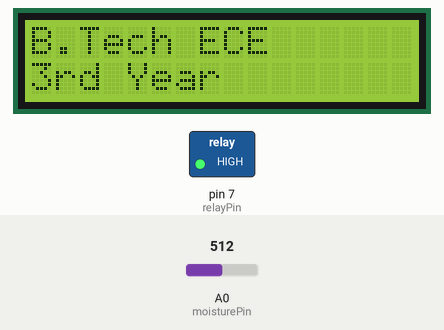
Simulated run of this sketch. Board: Arduino Uno, built with avr-gcc and run on an emulated ATmega328P. Shown: 16×2 character LCD, switched loads named in the sketch (green lamp = pin HIGH). The test bench sets the inputs (shaded band); at power-on: A0 (moisturePin) = 512.

Above: at 2.7 s.
At 6.3 s:
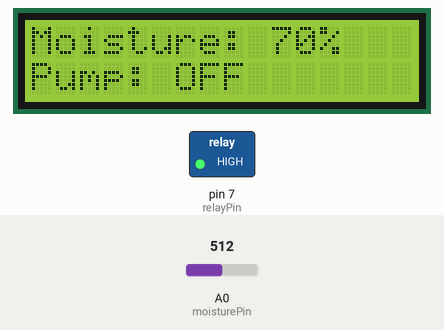
6.4 s: A0 (moisturePin) set to 796
At 8.0 s:
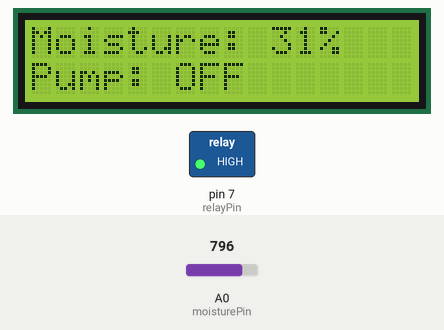
8.3 s: A0 (moisturePin) set to 825
At 9.0 s:
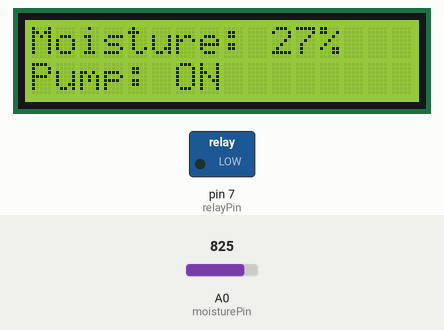
9.9 s: A0 (moisturePin) set to 511
At 11.1 s:
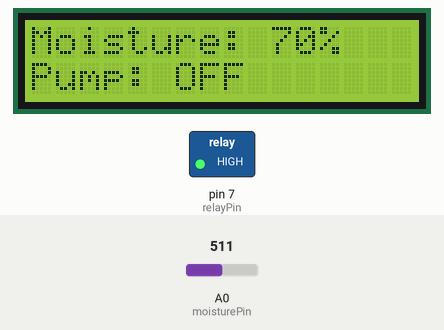
Timing chart, 0 to 12.9 s (numbered marks = the images above; inputs shaded):
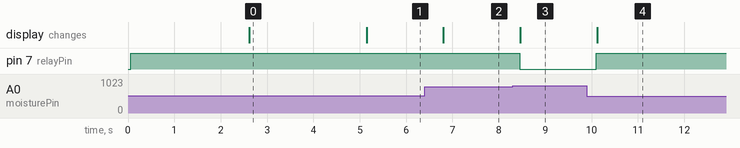

Measured:
- the behaviour switches between 806 and 807 on A0 (moisturePin) (found by bisection; images 2 and 3)
- after the input at 6.4 s, the display: changes after 0.40 s (image 2)
- after the input at 8.3 s, pin 7 (relayPin): HIGH → LOW after 0.15 s; the display: changes after 0.16 s (image 3)
- after the input at 9.9 s, pin 7 (relayPin): LOW → HIGH after 0.20 s; the display: changes after 0.22 s (image 4)
- what the display in image 0 shows lasts 2.5 s, from 2.6 s to 5.1 s

The sketch:

smart_irrigation.ino
```cpp
#include <Wire.h>
#include <LiquidCrystal_I2C.h>

LiquidCrystal_I2C lcd(0x27, 16, 2);

int moisturePin = A0;
int relayPin = 7;

int dryValue = 1023;
int wetValue = 300;

void displayMessage(String line1, String line2, int delayTime) {
  lcd.clear();
  lcd.setCursor(0,0);
  lcd.print(line1);
  lcd.setCursor(0,1);
  lcd.print(line2);
  delay(delayTime);
}

void setup() {
  lcd.init();
  lcd.backlight();
  pinMode(relayPin, OUTPUT);
  digitalWrite(relayPin, HIGH);

  displayMessage("SMART IRRIGATION", "     SYSTEM", 2500);
  displayMessage("B.Tech ECE", "3rd Year", 2500);
  lcd.clear();
}

void loop() {
  int sensorValue = analogRead(moisturePin);
  int moisturePercent = map(sensorValue, dryValue, wetValue, 0, 100);
  moisturePercent = constrain(moisturePercent, 0, 100);

  lcd.setCursor(0,0);
  lcd.print("Moisture: ");
  lcd.print(moisturePercent);
  lcd.print("%   ");

  if (moisturePercent < 30) {
    digitalWrite(relayPin, LOW);
    lcd.setCursor(0,1);
    lcd.print("Pump: ON     ");
  } else {
    digitalWrite(relayPin, HIGH);
    lcd.setCursor(0,1);
    lcd.print("Pump: OFF    ");
  }

  delay(800);
}
```
